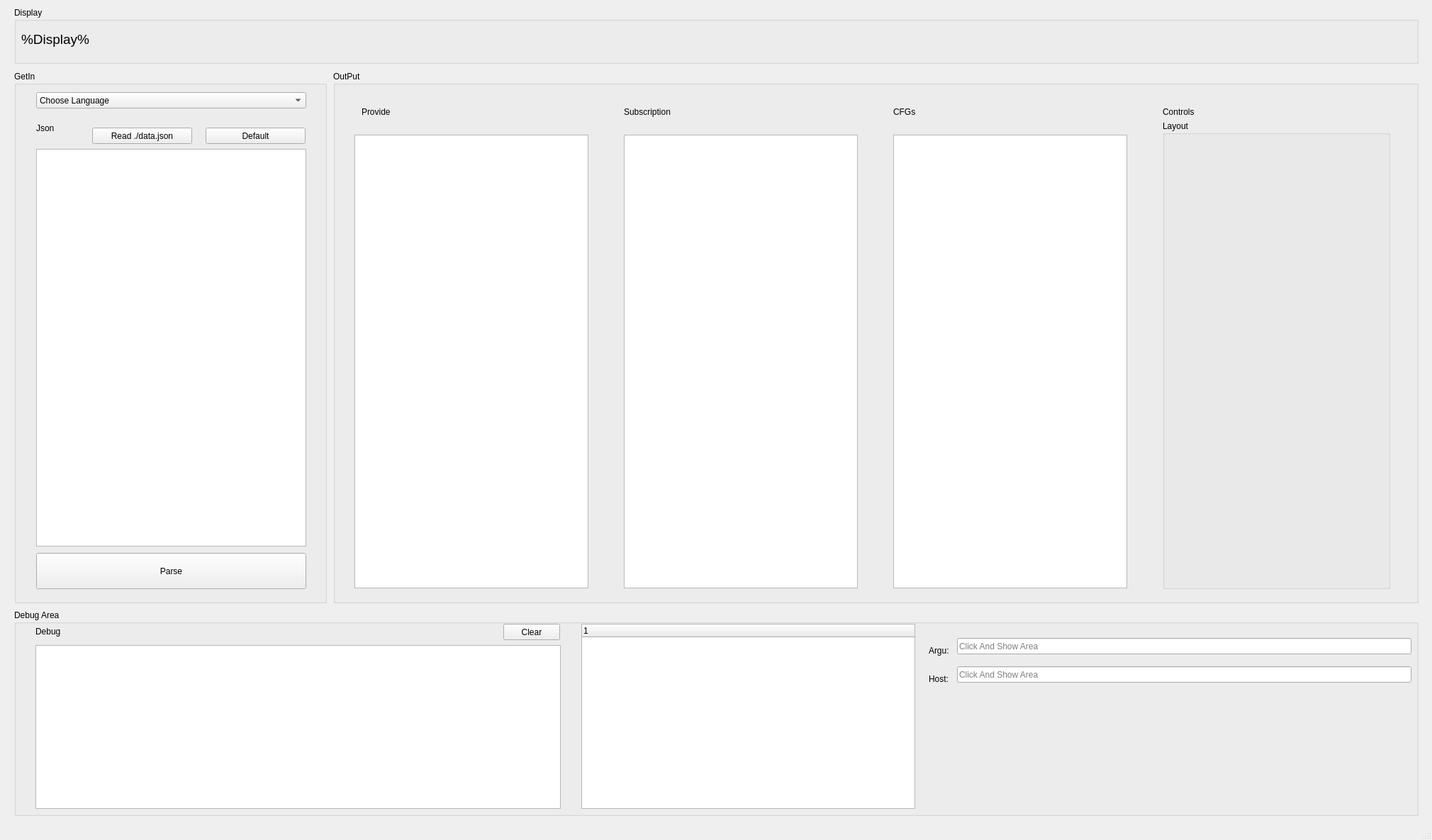
<?xml version="1.0" encoding="UTF-8"?>
<ui version="4.0">
 <class>JsonParser</class>
 <widget class="QMainWindow" name="JsonParser">
  <property name="geometry">
   <rect>
    <x>0</x>
    <y>0</y>
    <width>2020</width>
    <height>1185</height>
   </rect>
  </property>
  <property name="minimumSize">
   <size>
    <width>2020</width>
    <height>1185</height>
   </size>
  </property>
  <property name="maximumSize">
   <size>
    <width>2020</width>
    <height>1185</height>
   </size>
  </property>
  <property name="windowTitle">
   <string>JsonParser</string>
  </property>
  <widget class="QWidget" name="centralwidget">
   <widget class="QGroupBox" name="groupBox">
    <property name="geometry">
     <rect>
      <x>20</x>
      <y>100</y>
      <width>441</width>
      <height>751</height>
     </rect>
    </property>
    <property name="title">
     <string>GetIn</string>
    </property>
    <widget class="QComboBox" name="languageChooseComboBox">
     <property name="geometry">
      <rect>
       <x>31</x>
       <y>30</y>
       <width>381</width>
       <height>23</height>
      </rect>
     </property>
     <item>
      <property name="text">
       <string>Choose Language</string>
      </property>
     </item>
     <item>
      <property name="text">
       <string>zh_cn</string>
      </property>
     </item>
     <item>
      <property name="text">
       <string>en_us</string>
      </property>
     </item>
    </widget>
    <widget class="QPushButton" name="ReadJson">
     <property name="geometry">
      <rect>
       <x>110</x>
       <y>80</y>
       <width>141</width>
       <height>23</height>
      </rect>
     </property>
     <property name="text">
      <string>Read ./data.json</string>
     </property>
    </widget>
    <widget class="QPlainTextEdit" name="p_JsonInputPlainTextEdit">
     <property name="geometry">
      <rect>
       <x>31</x>
       <y>110</y>
       <width>381</width>
       <height>561</height>
      </rect>
     </property>
     <property name="plainText">
      <string/>
     </property>
    </widget>
    <widget class="QPushButton" name="p_GeneratedPushButton">
     <property name="geometry">
      <rect>
       <x>31</x>
       <y>680</y>
       <width>381</width>
       <height>51</height>
      </rect>
     </property>
     <property name="text">
      <string>Parse</string>
     </property>
    </widget>
    <widget class="QLabel" name="l_JsonTitleLabel">
     <property name="geometry">
      <rect>
       <x>31</x>
       <y>60</y>
       <width>71</width>
       <height>41</height>
      </rect>
     </property>
     <property name="text">
      <string>Json</string>
     </property>
    </widget>
    <widget class="QPushButton" name="Default">
     <property name="geometry">
      <rect>
       <x>270</x>
       <y>80</y>
       <width>141</width>
       <height>23</height>
      </rect>
     </property>
     <property name="text">
      <string>Default</string>
     </property>
    </widget>
   </widget>
   <widget class="QGroupBox" name="groupBox_2">
    <property name="geometry">
     <rect>
      <x>470</x>
      <y>100</y>
      <width>1531</width>
      <height>751</height>
     </rect>
    </property>
    <property name="title">
     <string>OutPut</string>
    </property>
    <widget class="QLabel" name="l_ProvideLabel">
     <property name="geometry">
      <rect>
       <x>40</x>
       <y>50</y>
       <width>110</width>
       <height>16</height>
      </rect>
     </property>
     <property name="text">
      <string>Provide</string>
     </property>
    </widget>
    <widget class="QPlainTextEdit" name="p_SubScriptionPlainTextEdit">
     <property name="geometry">
      <rect>
       <x>410</x>
       <y>90</y>
       <width>330</width>
       <height>640</height>
      </rect>
     </property>
     <property name="readOnly">
      <bool>true</bool>
     </property>
    </widget>
    <widget class="QLabel" name="l_CFGsLabel">
     <property name="geometry">
      <rect>
       <x>790</x>
       <y>50</y>
       <width>42</width>
       <height>15</height>
      </rect>
     </property>
     <property name="text">
      <string>CFGs</string>
     </property>
    </widget>
    <widget class="QPlainTextEdit" name="p_CFGsPlainTextEdit">
     <property name="geometry">
      <rect>
       <x>790</x>
       <y>90</y>
       <width>330</width>
       <height>640</height>
      </rect>
     </property>
     <property name="readOnly">
      <bool>true</bool>
     </property>
    </widget>
    <widget class="QLabel" name="l_SubScriptionLabel">
     <property name="geometry">
      <rect>
       <x>410</x>
       <y>50</y>
       <width>150</width>
       <height>16</height>
      </rect>
     </property>
     <property name="text">
      <string>Subscription</string>
     </property>
    </widget>
    <widget class="QLabel" name="l_ControlsLabel">
     <property name="geometry">
      <rect>
       <x>1170</x>
       <y>50</y>
       <width>61</width>
       <height>16</height>
      </rect>
     </property>
     <property name="text">
      <string>Controls</string>
     </property>
    </widget>
    <widget class="QPlainTextEdit" name="p_providePlainTextEdit">
     <property name="geometry">
      <rect>
       <x>30</x>
       <y>90</y>
       <width>330</width>
       <height>640</height>
      </rect>
     </property>
     <property name="readOnly">
      <bool>true</bool>
     </property>
    </widget>
    <widget class="QGroupBox" name="groupBox_5">
     <property name="geometry">
      <rect>
       <x>1170</x>
       <y>70</y>
       <width>321</width>
       <height>661</height>
      </rect>
     </property>
     <property name="title">
      <string>Layout</string>
     </property>
     <widget class="QWidget" name="verticalLayoutWidget">
      <property name="geometry">
       <rect>
        <x>0</x>
        <y>20</y>
        <width>321</width>
        <height>639</height>
       </rect>
      </property>
      <layout class="QVBoxLayout" name="uiGeneratedVLayout"/>
     </widget>
    </widget>
   </widget>
   <widget class="QGroupBox" name="groupBox_3">
    <property name="geometry">
     <rect>
      <x>20</x>
      <y>860</y>
      <width>1981</width>
      <height>291</height>
     </rect>
    </property>
    <property name="title">
     <string>Debug Area</string>
    </property>
    <widget class="QLineEdit" name="signalDetailInfo">
     <property name="geometry">
      <rect>
       <x>1330</x>
       <y>40</y>
       <width>641</width>
       <height>23</height>
      </rect>
     </property>
     <property name="readOnly">
      <bool>true</bool>
     </property>
     <property name="placeholderText">
      <string>Click And Show Area</string>
     </property>
    </widget>
    <widget class="QLabel" name="DebugLabel">
     <property name="geometry">
      <rect>
       <x>30</x>
       <y>20</y>
       <width>101</width>
       <height>21</height>
      </rect>
     </property>
     <property name="text">
      <string>Debug</string>
     </property>
    </widget>
    <widget class="QPlainTextEdit" name="debugPlainTextEdit">
     <property name="geometry">
      <rect>
       <x>30</x>
       <y>50</y>
       <width>741</width>
       <height>231</height>
      </rect>
     </property>
    </widget>
    <widget class="QTreeWidget" name="signalTreeWidget">
     <property name="geometry">
      <rect>
       <x>800</x>
       <y>20</y>
       <width>471</width>
       <height>261</height>
      </rect>
     </property>
    </widget>
    <widget class="QPushButton" name="clearDebugMsgButton">
     <property name="geometry">
      <rect>
       <x>690</x>
       <y>20</y>
       <width>80</width>
       <height>23</height>
      </rect>
     </property>
     <property name="text">
      <string>Clear</string>
     </property>
    </widget>
    <widget class="QLabel" name="label">
     <property name="geometry">
      <rect>
       <x>1290</x>
       <y>50</y>
       <width>53</width>
       <height>15</height>
      </rect>
     </property>
     <property name="text">
      <string>Argu:</string>
     </property>
    </widget>
    <widget class="QLabel" name="label_2">
     <property name="geometry">
      <rect>
       <x>1290</x>
       <y>90</y>
       <width>31</width>
       <height>16</height>
      </rect>
     </property>
     <property name="text">
      <string>Host:</string>
     </property>
    </widget>
    <widget class="QLineEdit" name="signalHostInfo">
     <property name="geometry">
      <rect>
       <x>1330</x>
       <y>80</y>
       <width>641</width>
       <height>23</height>
      </rect>
     </property>
     <property name="readOnly">
      <bool>true</bool>
     </property>
     <property name="placeholderText">
      <string>Click And Show Area</string>
     </property>
    </widget>
   </widget>
   <widget class="QGroupBox" name="groupBox_4">
    <property name="geometry">
     <rect>
      <x>20</x>
      <y>10</y>
      <width>1981</width>
      <height>80</height>
     </rect>
    </property>
    <property name="title">
     <string>Display</string>
    </property>
    <widget class="QLabel" name="l_packageInfoDisplay">
     <property name="geometry">
      <rect>
       <x>10</x>
       <y>20</y>
       <width>1961</width>
       <height>51</height>
      </rect>
     </property>
     <property name="font">
      <font>
       <pointsize>14</pointsize>
      </font>
     </property>
     <property name="text">
      <string>%Display%</string>
     </property>
    </widget>
   </widget>
  </widget>
  <widget class="QMenuBar" name="menubar">
   <property name="geometry">
    <rect>
     <x>0</x>
     <y>0</y>
     <width>2020</width>
     <height>20</height>
    </rect>
   </property>
  </widget>
  <widget class="QStatusBar" name="statusbar"/>
 </widget>
 <resources/>
 <connections/>
</ui>
